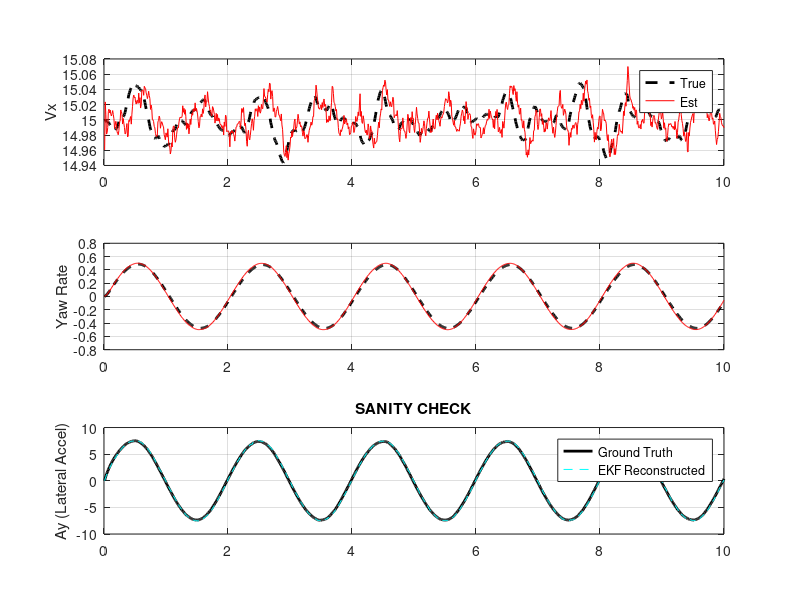

The MATLAB source for this figure:
function run_sim_debug()
    clc; clear; close all;

    % =========================================================================
    % 1. CONFIGURATION & PARAMETERS
    % =========================================================================
    T = 0.01; % Sample time (100 Hz)
    SIM_TIME = 10.0; % Seconds
    N = floor(SIM_TIME / T);
    
    % --- Vehicle Parameters (780 kg Car) ---
    p.m   = 780;
    p.Izz = 1000;
    p.lf  = 1.4;
    p.lr  = 1.6;
    p.Cd  = 0.3; % Aero Drag Coeff
    p.g   = 9.81;
    p.h   = 0.35; % CG Height
    p.rho = 1.225;
    p.Af  = 1.5;  % Frontal Area
    
    % Pacejka Coeffs (Ground Truth)
    p.B = 22; p.C = 1.8; p.D = 1.6; p.E = 0.8;
    % Linear Stiffness Factor (for Controller/EKF)
    p.K_pacejka = p.B * p.C * p.D; 
    
    % --- Controller/EKF Parameters ---
    c.T = T;
    c.ekf_Q = diag([1e-6, 1e-6, 1e-6, 1000, 1000, 1000]); % Pure ADRC
    c.ekf_R = diag([0.001, 0.001, 0.001, 0.01]); % [vx, vy, r, ay]
    c.ekf_init_cov = eye(6);
    
    c.K1_vx = 4;
    c.K1_dpsi = 25;
    c.deccel_threshold = 5;
    
    % =========================================================================
    % 2. INITIALIZATION
    % =========================================================================
    % True State: [X, Y, psi, vx, vy, r]
    x_true = [0; 0; 0; 15; 0; 0]; 
    
    % EKF State: [vx, vy, r, xi_x, xi_y, xi_psi]
    x_hat = [15; 0; 0; 0; 0; 0];
    P = c.ekf_init_cov;
    
    % Inputs
    u = [0; 0]; % [gp, delta]
    
    % History Logging
    h.time = [];
    h.x_true = []; h.x_hat = []; 
    h.u = []; 
    h.ay_gt = []; h.ay_recon = [];
    
    fprintf('Starting Time-Domain Simulation (%d steps)...\n', N);
    
    % =========================================================================
    % 3. SIMULATION LOOP
    % =========================================================================
    for k = 1:N
        time = k*T;
        
        % --- A. REFERENCE GENERATION (Chirp) ---
        [psi_ref, vx_ref] = generate_references(time);
        
        % --- B. PLANT DYNAMICS (The "World") ---
        % 1. Apply inputs from previous step to get NEW state
        [x_next, measurements, debug_plant] = vehicle_plant_update(x_true, u, p, T);
        x_true = x_next;
        
        % 2. Add Sensor Noise
        noise = randn(4,1) .* [0.05; 0.01; 0.01; 0.1]; % vx, vy, r, ay
        y_meas = measurements + noise;
        
        % --- C. ESTIMATOR (EKF) ---
        % Note: We pass the Fz from the plant (perfect knowledge assumption for Fz 
        % matches your Simulink setup)
        Fz_meas = [debug_plant.FzF; debug_plant.FzR];
        
        [x_hat, P, debug_ekf] = run_EKF(x_hat, u, y_meas, Fz_meas, P, p, c);
        
        % --- D. CONTROLLER (ADRC) ---
        % Note: We need dpsi_ref for the inner loop. 
        % Simple approximation: dpsi_ref = K_heading * (psi_ref - psi)
        % Or if psi_ref is the chirp, its derivative is the dpsi_ref.
        % Let's use the P-controller approach you have:
        
        % Heading Error (Normalized)
        psi_err = angdiff(psi_ref, x_hat(3)); % Wait, x_hat(3) is r, not psi!
        % We need to integrate r to get psi for the controller? 
        % Or assumes x_hat tracks r and we use a separate heading.
        % For this DEBUG script, let's just control YAW RATE directly with the chirp.
        dpsi_ref_target = psi_ref; % (Re-purposing the variable for simplicity)
        
        [gp, delta] = run_ADRC(x_hat, vx_ref, dpsi_ref_target, p, c);
        u = [gp; delta];
        
        % --- E. LOGGING ---
        h.time(end+1) = time;
        h.x_true(end+1,:) = x_true';
        h.x_hat(end+1,:)  = x_hat';
        h.ay_gt(end+1)    = measurements(4); % True ay
        h.ay_recon(end+1) = debug_ekf.ay_recon;
        h.u(end+1,:)      = u';
    end
    
    % =========================================================================
    % 4. PLOTTING & DIAGNOSTICS
    % =========================================================================
    plot_results(h);
end

% =========================================================================
% HELPER FUNCTIONS (The "Guts")
% =========================================================================

function [x_next, y, dbg] = vehicle_plant_update(x, u, p, dt)
    % Unpack
    vx = x(4); vy = x(5); r = x(6);
    psi = x(3);
    gp = u(1); delta = u(2);
    
    % 1. Aero Forces
    Fx_aero = -0.5 * p.rho * p.Af * p.Cd * vx^2;
    
    % 2. Load Transfer (Longitudinal)
    ax_approx = gp / p.m; % Simplified for load transfer
    long_transfer = (ax_approx - vy*r) * p.m * p.h;
    
    FzF = (p.lr * p.m * p.g - long_transfer) / (p.lf + p.lr);
    FzR = (p.lf * p.m * p.g + long_transfer) / (p.lf + p.lr);
    
    % 3. Slip Angles (ISO Convention: delta - theta_v)
    % theta_v = atan2(vy + lr, vx)
    vx_safe = max(vx, 1.0);
    alpha_f = delta - atan2(vy + p.lf*r, vx_safe);
    alpha_r = 0     - atan2(vy - p.lr*r, vx_safe);
    
    % 4. Tire Forces (Pacejka '89)
    % Fy = D * sin(C * atan(B*alpha - E(B*alpha - atan(B*alpha))))
    FyF = p.D * FzF * sin(p.C * atan(p.B*alpha_f - p.E*(p.B*alpha_f - atan(p.B*alpha_f))));
    FyR = p.D * FzR * sin(p.C * atan(p.B*alpha_r - p.E*(p.B*alpha_r - atan(p.B*alpha_r))));
    
    % 5. Dynamics (Body Frame)
    % dvx = (Fx_tot / m) + vy*r
    % dvy = (Fy_tot / m) - vx*r
    % dr  = Mz / Izz
    
    Fx_total = gp + Fx_aero; % Assuming gp is net tractive force
    % Fy_total: Front projects onto Y axis
    Fy_total = FyF * cos(delta) + FyR; 
    
    dvx = (Fx_total / p.m) + vy*r;
    dvy = (Fy_total / p.m) - vx*r;
    
    % Moment
    % Front force creates moment: a * (FyF*cos(d))
    Mz = p.lf * (FyF * cos(delta)) - p.lr * FyR;
    dr = Mz / p.Izz;
    
    % 6. Kinematics (Global Frame)
    dX = vx * cos(psi) - vy * sin(psi);
    dY = vx * sin(psi) + vy * cos(psi);
    dpsi = r;
    
    % 7. Integration (Euler)
    x_next = x + [dX; dY; dpsi; dvx; dvy; dr] * dt;
    
    % 8. Measurements (The Sensors)
    % IMU ay = dvy + vx*r = (Fy_total/m - vx*r) + vx*r = Fy_total / m
    ay_true = Fy_total / p.m;
    
    y = [vx; vy; r; ay_true];
    
    dbg.FzF = FzF; dbg.FzR = FzR;
end

function [x_new, P_new, dbg] = run_EKF(x, u, y, Fz, P, p, c)
    % Unpack
    vx = x(1); vy = x(2); r = x(3);
    xi_x = x(4); xi_y = x(5); xi_psi = x(6);
    delta = u(2);
    
    % 1. Linear Model Update (Jacobians)
    vx_safe = max(vx, 1.0);
    
    % Calculate Stiffness from Fz inputs
    Caf = p.K_pacejka * Fz(1);
    Car = p.K_pacejka * Fz(2);
    
    Yv = -(Caf + Car) / (p.m * vx_safe);
    Yr = -vx - (Caf*p.lf - Car*p.lr) / (p.m * vx_safe); % Note the -vx
    Nv = -(Caf*p.lf - Car*p.lr) / (p.Izz * vx_safe);
    Nr = -(Caf*p.lf^2 + Car*p.lr^2) / (p.Izz * vx_safe);
    
    % A Matrix (Continuous)
    Ac = zeros(6,6);
    Ac(1,1) = -p.Cd/p.m; Ac(1,4) = 1/p.m;
    Ac(2,2) = Yv; Ac(2,3) = Yr; Ac(2,5) = 1/p.m;
    Ac(3,2) = Nv; Ac(3,3) = Nr; Ac(3,6) = 1/p.Izz;
    
    % B Matrix (Continuous)
    Bc = zeros(6,2);
    Bc(1,1) = 1/p.m;
    Bc(2,2) = Caf / p.m;
    Bc(3,2) = (Caf * p.lf) / p.Izz;
    
    % Discretize
    Ad = eye(6) + Ac * c.T;
    Bd = Bc * c.T;
    
    % 2. Predict
    x_pred = Ad * x + Bd * u;
    P_pred = Ad * P * Ad' + c.ekf_Q;
    
    % 3. Measurement Model (C Matrix)
    % y = [vx; vy; r; ay]
    % ay = Yv*vy + (Yr + vx)*r + xi_y/m + B(2,2)*delta (Wait, B term?)
    % Let's check ay reconstruction carefully:
    % dvy_model = Yv*vy + Yr*r + B(2,2)*delta + xi_y/m
    % ay_model = dvy_model + vx*r
    %          = Yv*vy + (Yr+vx)*r + B(2,2)*delta + xi_y/m
    
    C = zeros(4,6);
    C(1,1) = 1;
    C(2,2) = 1;
    C(3,3) = 1;
    C(4,2) = Yv; C(4,3) = (Yr + vx); C(4,5) = 1/p.m;
    
    % 4. Update
    % We must subtract the known input part B(2,2)*delta from the ay measurement
    % before innovation, OR include it in the prediction y_hat = C*x + D*u
    y_pred = C * x_pred;
    % Add the direct feedthrough term for ay (Steering -> Lateral Accel)
    ay_feedthrough = (Caf / p.m) * delta;
    y_pred(4) = y_pred(4) + ay_feedthrough;
    
    innovation = y - y_pred;
    
    S = C * P_pred * C' + c.ekf_R;
    K = P_pred * C' / S;
    
    x_new = x_pred + K * innovation;
    x_new(1) = max(x_new(1), 0.1); % Velocity floor
    P_new = (eye(6) - K*C) * P_pred;
    
    % 5. Debug Reconstruction
    % Reconstruct ay using the updated state
    % ay_recon = Yv*vy + (Yr+vx)*r + xi_y/m + ay_feedthrough
    dbg.ay_recon = C(4,:) * x_new + ay_feedthrough;
end

function [gp, delta] = run_ADRC(x, vx_ref, dpsi_ref, p, c)
    vx = x(1); vy = x(2); r = x(3);
    xi_x = x(4); xi_psi = x(6);
    
    % 1. Longitudinal
    U0_x = c.K1_vx * (vx_ref - vx) - (xi_x / p.m) + (p.Cd * vx / p.m);
    F_des = p.m * U0_x;
    if F_des > 0; gp = F_des;
    elseif F_des < -c.deccel_threshold; gp = F_des;
    else; gp = 0; end
    
    % 2. Lateral
    % Re-calc parameters
    vx_safe = max(vx, 1.0);
    % We assume nominal stiffness here for control to start
    % Ideally pass Fz in, but let's use static approximation for stability
    FzF_static = p.m*p.g*p.lr/(p.lf+p.lr);
    Caf = p.K_pacejka * FzF_static;
    Car = p.K_pacejka * (p.m*p.g - FzF_static);
    
    Nv = -(Caf*p.lf - Car*p.lr) / (p.Izz * vx_safe);
    Nr = -(Caf*p.lf^2 + Car*p.lr^2) / (p.Izz * vx_safe);
    B_lin = (Caf * p.lf) / p.Izz;
    
    U0_psi = c.K1_dpsi * (dpsi_ref - r) - (Nv*vy + Nr*r) - (xi_psi / p.Izz);
    delta = U0_psi / B_lin;
end

function [psi_ref, vx_ref] = generate_references(time)
    % Simple Sine Wave Yaw Rate
    vx_ref = 15;
    psi_ref = 0.5 * sin(2*pi*0.5*time); % 0.5 rad/s yaw rate target
end

function d = angdiff(a, b)
    d = a - b;
    d = mod(d + pi, 2*pi) - pi;
end

function plot_results(h)
    figure('Name', 'Simulation Debug', 'Color', 'w');
    
    subplot(3,1,1);
    plot(h.time, h.x_true(:,4), 'k--', 'LineWidth', 2); hold on;
    plot(h.time, h.x_hat(:,1), 'r-');
    ylabel('Vx'); legend('True', 'Est'); grid on;
    
    subplot(3,1,2);
    plot(h.time, h.x_true(:,6), 'k--', 'LineWidth', 2); hold on;
    plot(h.time, h.x_hat(:,3), 'r-');
    ylabel('Yaw Rate'); grid on;
    
    subplot(3,1,3);
    plot(h.time, h.ay_gt, 'k', 'LineWidth', 2); hold on;
    plot(h.time, h.ay_recon, 'c--');
    ylabel('Ay (Lateral Accel)');
    legend('Ground Truth', 'EKF Reconstructed');
    title('SANITY CHECK'); grid on;
end